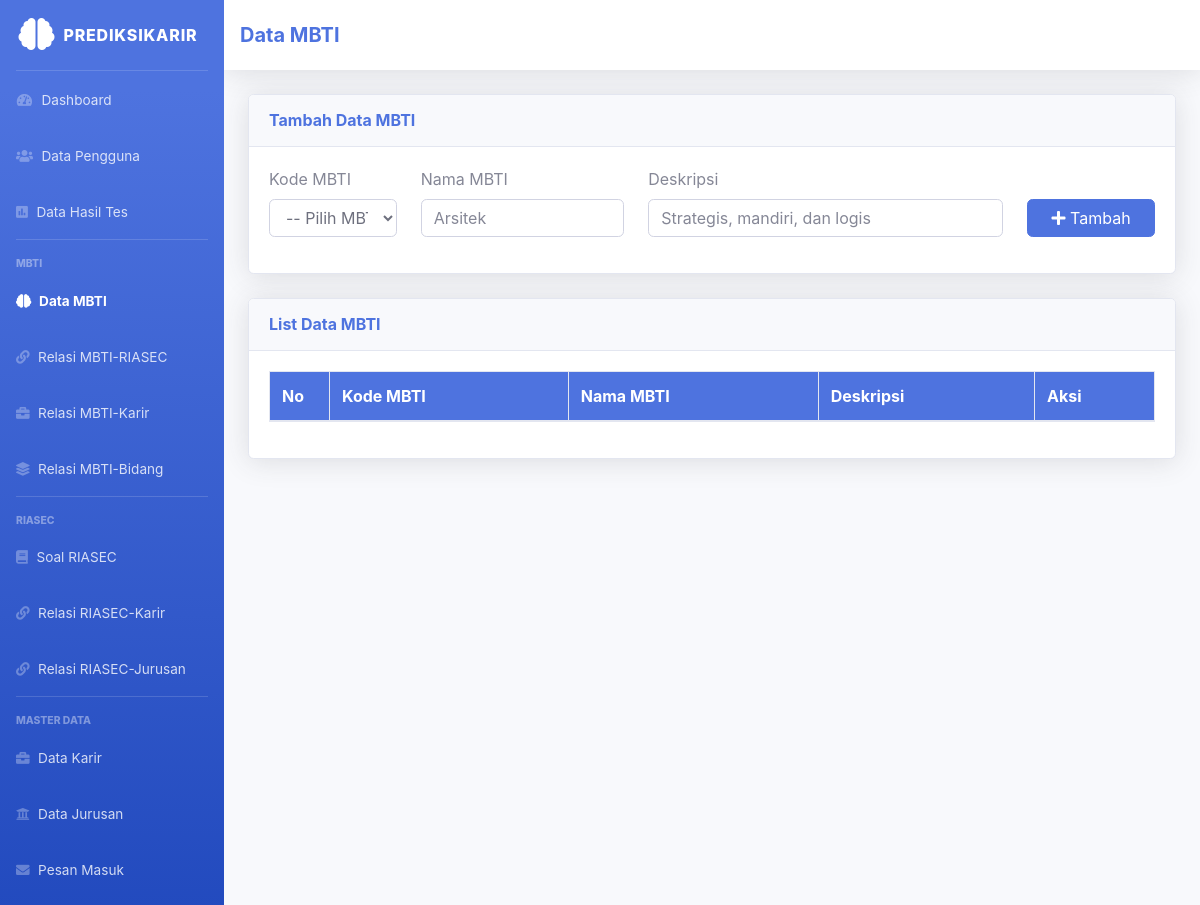
The app's page /admin/admin-mbti.php (signed in), older data.
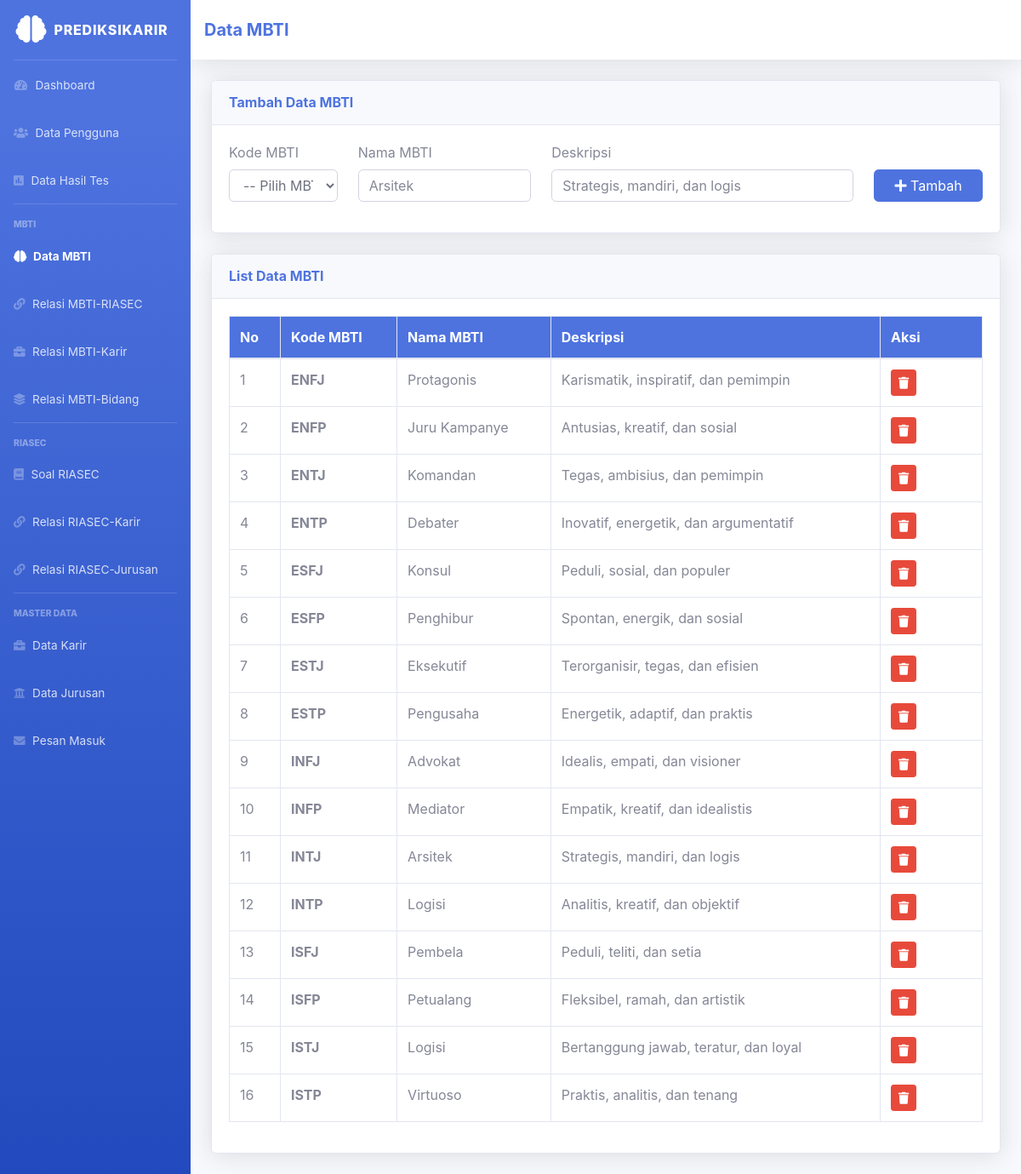
The same page, newer data.
### tables this page shows
CREATE TABLE mbti_types (
    id INT AUTO_INCREMENT PRIMARY KEY,
    code VARCHAR(10) UNIQUE,
    name VARCHAR(100),
    description TEXT
);

### web/admin/admin-mbti.php (the view, shortened to what the changed rows need)
<?php
include '../config/db.php';
$mbti = $conn->query("
    SELECT *
    FROM mbti_types
    ORDER BY code ASC
");
?>
<!DOCTYPE html>
<html lang="en">
<head>
    <link href="vendor/fontawesome-free/css/all.min.css" rel="stylesheet">
    <link href="css/sb-admin-2.min.css" rel="stylesheet">
</head>
<body id="page-top">
<div id="wrapper">
    <div id="content-wrapper" class="d-flex flex-column">
        <div id="content">
            <div class="container-fluid">
                <div class="card shadow mb-4">
                    <div class="card-body">
                        <div class="table-responsive">
                            <table class="table table-bordered">
                                <thead class="bg-primary text-white">
                                    <tr>
                                        <th width="60">No</th>
                                        <th>Kode MBTI</th>
                                        <th>Nama MBTI</th>
                                        <th>Deskripsi</th>
                                        <th width="120">Aksi</th>
                                    </tr>
                                </thead>
                                <tbody>
                                <?php
                                $no = 1;
                                while($row = $mbti->fetch_assoc()):
                                ?>
                                    <tr>
                                        <td><?= $no++; ?></td>
                                        <td>
                                            <strong><?= $row['code']; ?></strong>
                                        </td>
                                        <td><?= $row['name']; ?></td>
                                        <td><?= $row['description']; ?></td>
                                        <td>
                                            <a href="?delete=<?= $row['id']; ?>"
                                               class="btn btn-danger btn-sm"
                                               onclick="return confirm('Hapus data?')">
                                                <i class="fas fa-trash"></i>
                                            </a>
                                        </td>
                                    </tr>
                                <?php endwhile; ?>
                                </tbody>
                            </table>
                        </div>
                    </div>
                </div>
            </div>
        </div>
    </div>
</div>
</body>
</html>

Row changes from the older to the newer data that the page shows:
added mbti_types: code "ENFJ", name "Protagonis", description "Karismatik, inspiratif, dan pemimpin"
added mbti_types: code "ENFP", name "Juru Kampanye", description "Antusias, kreatif, dan sosial"
added mbti_types: code "ENTJ", name "Komandan", description "Tegas, ambisius, dan pemimpin"
added mbti_types: code "ENTP", name "Debater", description "Inovatif, energetik, dan argumentatif"
added mbti_types: code "ESFJ", name "Konsul", description "Peduli, sosial, dan populer"
added mbti_types: code "ESFP", name "Penghibur", description "Spontan, energik, dan sosial"
added mbti_types: code "ESTJ", name "Eksekutif", description "Terorganisir, tegas, dan efisien"
added mbti_types: code "ESTP", name "Pengusaha", description "Energetik, adaptif, dan praktis"
added mbti_types: code "INFJ", name "Advokat", description "Idealis, empati, dan visioner"
added mbti_types: code "INFP", name "Mediator", description "Empatik, kreatif, dan idealistis"
added mbti_types: code "INTJ", name "Arsitek", description "Strategis, mandiri, dan logis"
added mbti_types: code "INTP", name "Logisi", description "Analitis, kreatif, dan objektif"
added mbti_types: code "ISFJ", name "Pembela", description "Peduli, teliti, dan setia"
added mbti_types: code "ISFP", name "Petualang", description "Fleksibel, ramah, dan artistik"
added mbti_types: code "ISTJ", name "Logisi", description "Bertanggung jawab, teratur, dan loyal"
added mbti_types: code "ISTP", name "Virtuoso", description "Praktis, analitis, dan tenang"
